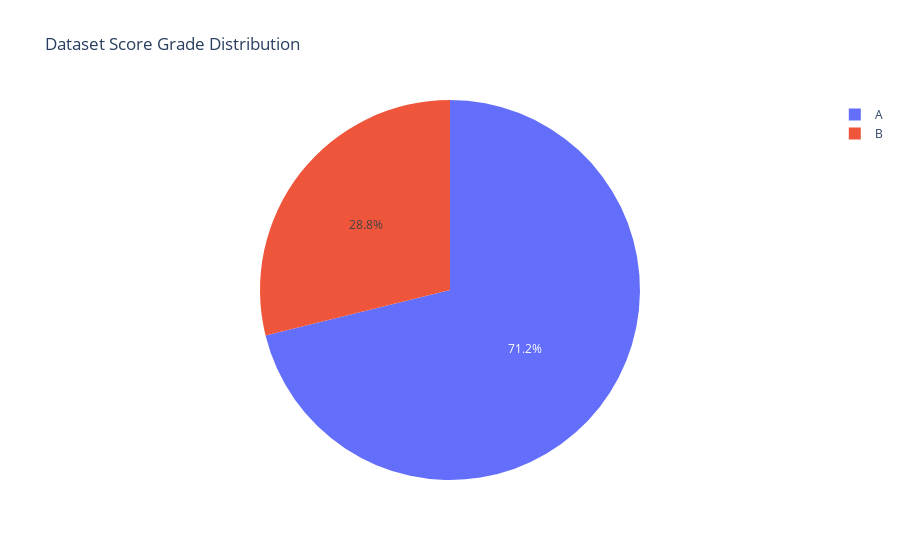

The cell this chart's notebook holds for it:
### Markdown cell above
Let's see grade breakdown in our dataset:

### Code cell
temp_series = df['grade'].value_counts()
labels = (np.array(temp_series.index))
sizes = (np.array((temp_series / temp_series.sum())*100))

trace = go.Pie(labels=labels, values=sizes)
layout = go.Layout(
    title='Dataset Score Grade Distribution'
)
data = [trace]
fig = go.Figure(data=data, layout=layout)
py.iplot(fig, filename="score_grade_dist")

### Figure 1 — Plotly figure (JSON) as saved in the notebook; plotly's stock layout.template omitted (floating-point values rounded to 4 significant figures)
{"data": [{"labels": ["A", "B"], "type": "pie", "values": [71.15, 28.85]}], "layout": {"title": {"text": "Dataset Score Grade Distribution"}}}
